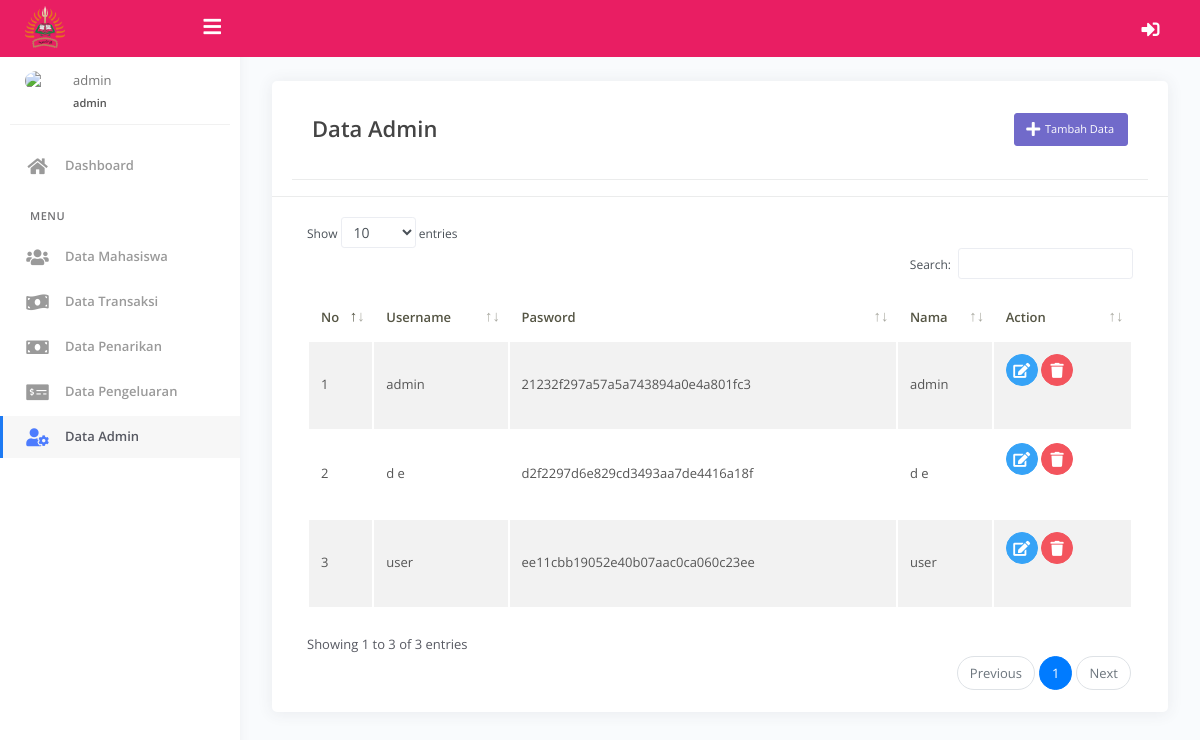
Screenshot of /?page=admin (signed in) with the database file from the repository.
### tables this page shows
CREATE TABLE IF NOT EXISTS `tb_anggota` (
  `id_anggota` int NOT NULL AUTO_INCREMENT,
  `level_anggota` varchar(50) DEFAULT NULL,
  `nama_anggota` varchar(50) DEFAULT NULL,
  `npm` int DEFAULT NULL,
  `jurusan` varchar(50) DEFAULT NULL,
  `semester` varchar(50) DEFAULT NULL,
  `alamat` text,
  `no_hp` varchar(50) DEFAULT NULL,
  `tempat_lahir` varchar(50) DEFAULT NULL,
  `tanggal_lahir` date DEFAULT NULL,
  `foto` varchar(50) DEFAULT NULL,
  `username` varchar(50) DEFAULT NULL,
  `password` varchar(50) DEFAULT NULL,
  PRIMARY KEY (`id_anggota`)
);

### web/pages/admin.php (the view, shortened to what this page needs)
<div class="page-inner">
    <div class="row">
        <div class="col-md-12">
            <div class="card">
                <div class="card-header">
                    <div class="card-header">
                        <div class="row">
                            <div class="col-6">
                                <h4 class="page-title">Data Admin</h4>
                            </div>
                            <div class="col-6">
                                <div class="text-right">
                                    <button class="btn-sm btn btn-secondary" data-toggle="modal" data-target="#exampleModal">
                                        <span class="btn-label">
                                        </span>
                                        Tambah Data
                                    </button>
                                </div>
                            </div>
                        </div>
                    </div>
                </div>
                <div class="card-body">
                    <div class="table-responsive">
                        <table id="basic-datatables" class="display table table-striped table-hover">
                            <thead>
                                <tr>
                                    <th>No</th>
                                    <th>Username</th>
                                    <th>Pasword</th>
                                    <th>Nama</th>
                                    <th>Action</th>
                                </tr>
                            </thead>
                            <tbody>
                                <?php
                                $pos = 1;
                                $w = mysqli_query($conn, "SELECT *from tb_anggota where level_anggota =1");
                                while ($row = mysqli_fetch_object($w)) {
                                ?>
                                    <tr>
                                        <td> <?php echo $pos++; ?> </td>
                                        <td><?php echo $row->username; ?></td>
                                        <td><?php echo $row->password; ?></td>
                                        <td><?php echo $row->nama_anggota; ?></td>
                                        <td>
                                            <p class="demo">
                                                <button data-toggle="modal" data-target="#exampleModalEdit<?php echo $row->id_anggota; ?>" type="button" class="btn-sm btn btn-icon btn-round btn-info">
                                                    <i class="fas fa-edit"></i>
                                                </button>
                                                <a href="?page=admin&act=del&id=<?php echo $row->id_anggota; ?>" onclick="return confirm('Apakah Anda Benar Benar Ingin Menghapus?')">
                                                    <button class="btn-sm btn btn-icon btn-round btn-danger"><i class="fa fa-trash"></i></button>
                                                </a>
                                            </p>
                                        </td>
                                    </tr>
                                <?php } ?>
                            </tbody>
                        </table>
                    </div>
                </div>
            </div>
        </div>
    </div>
</div>

### web/assets/css/demo.css (style rules this page uses)
.demo .btn, .demo .progress { margin-bottom: 15px !important; }

### rows the page displays
tb_anggota: username "admin", password "21232f297a57a5a743894a0e4a801fc3", nama_anggota "admin"
tb_anggota: username "d e", password "d2f2297d6e829cd3493aa7de4416a18f", nama_anggota "d e"
tb_anggota: username "user", password "ee11cbb19052e40b07aac0ca060c23ee", nama_anggota "user"

### other values shown
$_SESSION['nama_anggota'] "admin"
$_SESSION['username'] "admin"
